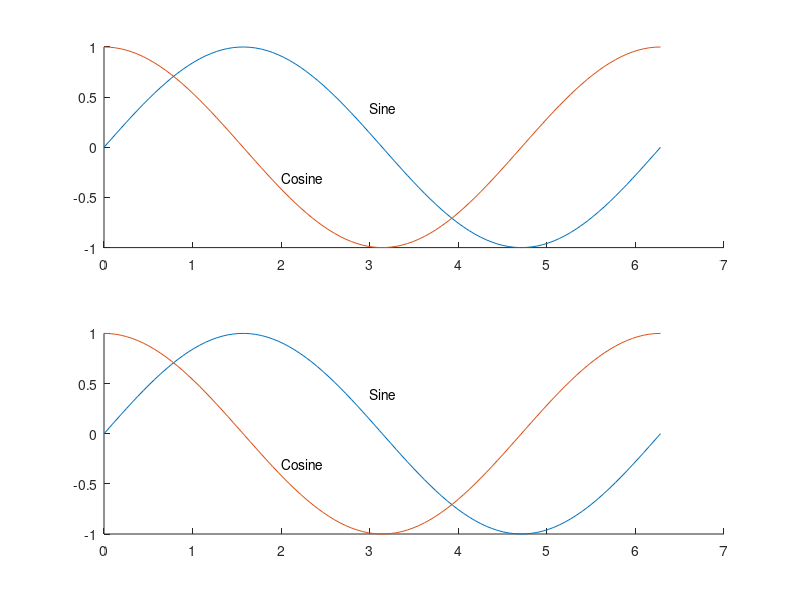

This figure's MATLAB source:
%%% TNG016 - vt2021
%%%  Assignment 5
%
%  Graphics Object 
%
%  A. Lombardi - May 2021

x=linspace(0,2*pi);
y1 = sin(x);
y2 = cos(x);
figure(1)
subplot(2,1,1);
hold on
plot(x,y1,x,y2)
text('Position',[3 0.4],'String','Sine')
text('Position',[2 -0.3],'String','Cosine')
   
subplot(2,1,2);
hold on
plot(x,y1,x,y2)
text('Position',[3 0.4],'String','Sine')
text('Position',[2 -0.3],'String','Cosine')

